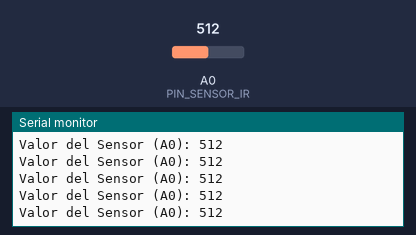
This sketch was run on a simulated Arduino Mega 2560, built with avr-gcc and run on an emulated ATmega2560. On the bench: the last lines printed to the serial monitor. The test bench sets the inputs (shaded band); at power-on: A0 (PIN_SENSOR_IR) = 512.

Above: at 1.2 s.
1.3 s: A0 (PIN_SENSOR_IR) set to 716
At 1.69 s:
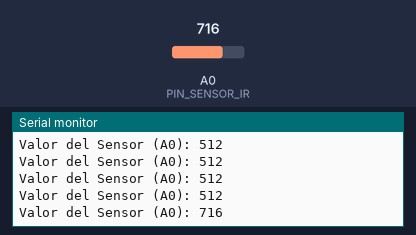
2.8 s: A0 (PIN_SENSOR_IR) set to 900
At 2.94 s:
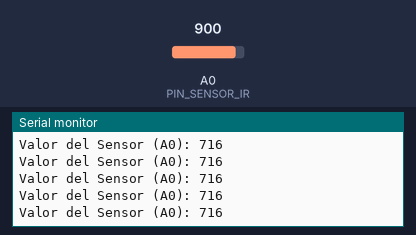
Timing chart, 0 to 5.8 s (numbered marks = the images above; inputs shaded):
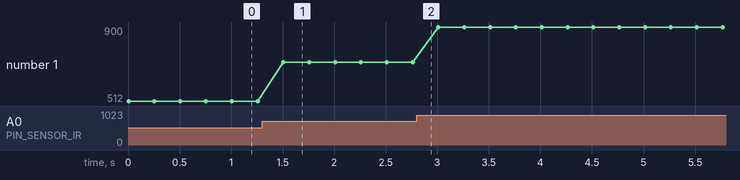

The sketch:

calibrationIR.ino
```cpp
/*
 * SKETCH DE CALIBRACIÓN PARA SENSOR IR (MH-Sensor / FC-51)
 * * Sube este código a tu Arduino Mega para encontrar el valor
 * ideal para tu SENSOR_THRESHOLD.
 * * CONEXIÓN:
 * 1. Conecta el pin VCC del sensor a 5V.
 * 2. Conecta el pin GND del sensor a GND.
 * 3. Conecta el pin A0 (Salida Analógica) del sensor al pin A0 del Arduino.
 *
 * (No necesitas el Host Shield, la Nextion, ni el motor conectados para esto).
 */

// Define el pin que estás usando para la lectura analógica
const int PIN_SENSOR_IR = A0;

void setup()
{
    // Iniciar el Monitor Serial (Asegúrate de ponerlo a 115200)
    Serial.begin(115200);
    while (!Serial)
    {
        ; // Esperar a que el puerto serial se conecte
    }

    // El pin A0 es entrada por defecto, pero podemos ser explícitos.
    pinMode(PIN_SENSOR_IR, INPUT);

    Serial.println("--- Inicio de Calibración del Sensor IR ---");
    Serial.println("Mueve el péndulo (esfera) delante del sensor.");
}

void loop()
{
    // Leer el valor analógico del sensor (0-1023)
    int valorSensor = analogRead(PIN_SENSOR_IR);

    // Imprimir el valor en el Monitor Serial
    Serial.print("Valor del Sensor (A0): ");
    Serial.println(valorSensor);

    // Esperar un poco para no saturar el monitor
    delay(250);
}
```

Measured:
- after the input at 1.3 s, the serial monitor: prints a new line after 0.21 s (image 1)
- plotted number 1: 512 → 716 after the input at 1.3 s, 716 → 900 after the input at 2.8 s
